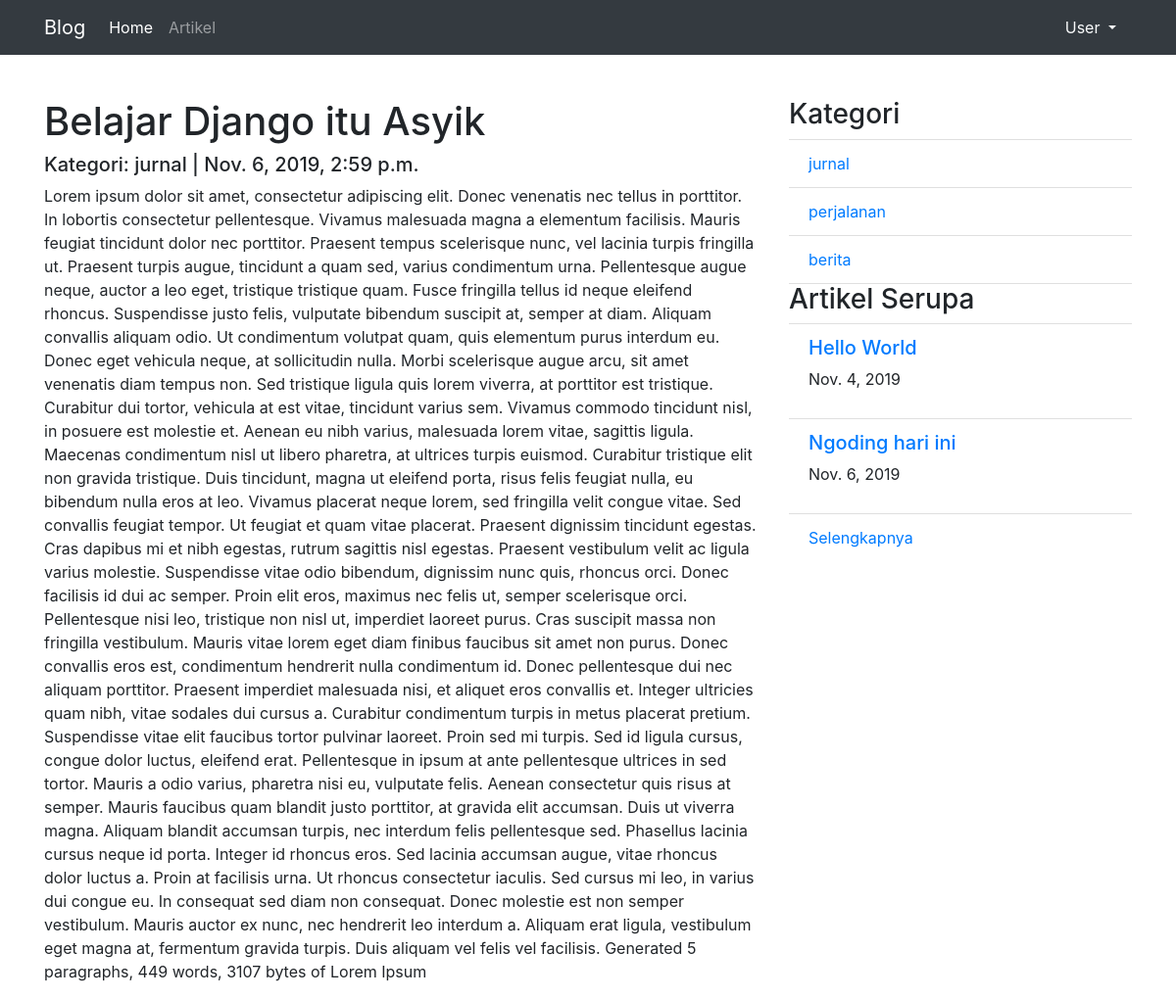
Screenshot of /artikel/detail/belajar-django-itu-asyik with the database file from the repository.
### artikel/models.py (models this page shows, shortened)
class Artikel(models.Model):
	judul 		= models.CharField(max_length=255)
	isi   		= models.TextField()
	kategori 	= models.CharField(max_length=255)
	published 	= models.DateTimeField(auto_now_add=True)
	updated 	= models.DateTimeField(auto_now=True)
	slug 		= models.SlugField(blank=True,editable=False)

### artikel/views.py (the view)
# urls.py: url(r'^detail/(?P<slug>[\w-]+)$',ArtikelDetailView.as_view(),name='detail'),
class ArtikelDetailView(DetailView):
	model = Artikel
	template_name = 'artikel/artikel_detail.html'
	context_object_name = 'artikel'
	def get_context_data(self,*args,**kwargs):
		kategori_list = self.model.objects.values_list('kategori',flat=True).distinct()
		self.kwargs.update({'kategori_list':kategori_list})
		artikel_serupa = self.model.objects.filter(kategori=self.object.kategori).exclude(id=self.object.id)
		self.kwargs.update({'artikel_serupa':artikel_serupa})
		kwargs = self.kwargs
		return super().get_context_data(*args,**kwargs)

### artikel/templates/artikel/artikel_detail.html (shortened to what this page needs)
{% extends "base.html" %}
{% block contents %}
<div class="row">
	<div class="col-md-8">
		<h1>{{artikel.judul}}</h1>
		<h5>Kategori: {{artikel.kategori}} | {{artikel.published}}</h5>
		<p>{{artikel.isi}}</p>
	</div>
	<div class="col-sm">
		<h3>Kategori</h3>
		<ul class="list-group list-group-flush">
		  	{% for kategori in kategori_list %}
		  		<li class="list-group-item"><a href="{% url 'artikel:category' kategori 1%}">{{kategori}}</a></li>
		  	{% endfor %}
		</ul>
		<h3>Artikel Serupa</h3>
		<ul class="list-group list-group-flush">
		  	{% for artikel in artikel_serupa %}
		  		{% if forloop.counter is not 3 %}
		  		<li class="list-group-item">
		  			<h5><a href="{% url 'artikel:detail' artikel.slug%}">{{artikel.judul}}</a></h5>
		  			<p>{{artikel.published|date}}</p>
		  		</li>
		  		{% endif %}
		  	{% endfor %}
		  	<li class="list-group-item"><a href="{% url 'artikel:category' artikel.kategori 1%}">Selengkapnya</a></li>
		</ul>
	</div>
</div>
{% endblock contents %}

### rows the page displays
Artikel: judul "Belajar Django itu Asyik", kategori "jurnal", published "Nov. 6, 2019, 2:59 p.m.", isi "Lorem ipsum dolor sit amet, consectetur adipiscing elit. Donec venenatis nec tellus in porttitor. In lobortis consectetur pellentesque. Vivamus malesuada magna a elementum facilisis. Mauris feugiat tincidunt dolor nec porttitor. Praesent tempus scelerisque nunc, vel lacinia turpis fringilla ut. Praesent turpis augue, tincidunt a quam sed, varius condimentum urna. Pellentesque augue neque, auctor a leo eget, tristique tristique quam. Fusce fringilla tellus id neque eleifend rhoncus. Suspendisse justo felis, vulputate bibendum suscipit at, semper at diam. Aliquam convallis aliquam odio. Ut condimentum volutpat quam, quis elementum purus interdum eu. Donec eget vehicula neque, at sollicitudin…"
Artikel: judul "Hello World", published "Nov. 4, 2019"
Artikel: judul "Ngoding hari ini", published "Nov. 6, 2019"

### other values shown
{{ kategori }} "jurnal" "perjalanan" "berita"
